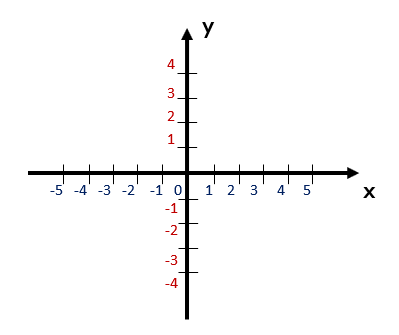
#> input picture TransformadaHough/Image/plano.png, 399 x 335 px
$ python retasHough.py   (older library calls are emulated)
#> lines starting #> are read from the running program, lines starting #| are printed output that depends on the picture; after the words box and inside, x2 and y2 are one past the last pixel; in counts of white or black regions, pixels touching at a corner belong together
import cv2
import numpy as np
import math

img = cv2.imread('Image/plano.png')
#> img is the input picture: shape (335, 399, 3); mean B, G, R 248.6, 248.5, 248.7

#Cópia da imagem para poder desenhas as retas sem alterar a imagem original
imgCopy = img.copy()

#Escala de cinza
imgGray = cv2.cvtColor(img,cv2.COLOR_BGR2GRAY)

#Filtro Gaussiano
imgGaussian = cv2.GaussianBlur(imgGray,(3,3),0)
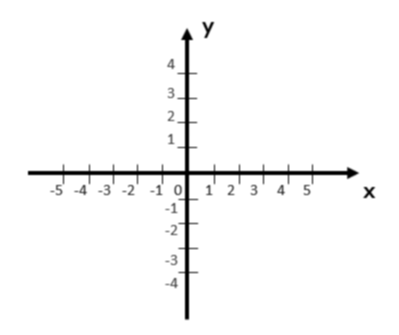
#> imgGaussian: shape (335, 399); min 0, max 255, mean 248.6

#Filtro de Sobel
imgSobelEixoX = cv2.Sobel(imgGaussian,cv2.CV_8U,1,0,ksize=5)
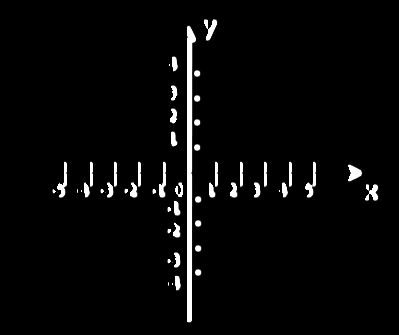
#> imgSobelEixoX: shape (335, 399); min 0, max 255, mean 8.2
imgSobelEixoY = cv2.Sobel(imgGaussian,cv2.CV_8U,0,1,ksize=5)
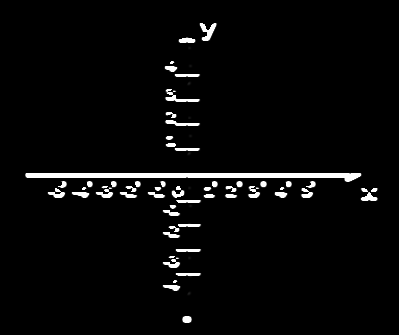
#> imgSobelEixoY: shape (335, 399); min 0, max 255, mean 8.5
imgSobel = imgSobelEixoX + imgSobelEixoY
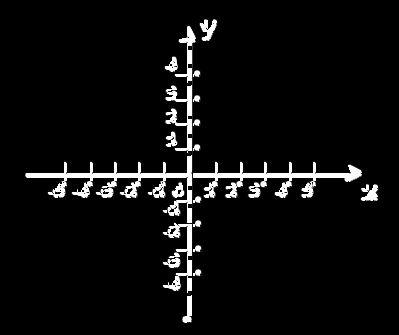
#> imgSobel: shape (335, 399); min 0, max 255, mean 13.3

#Filtro de Canny
imgCanny = cv2.Canny(img,100,200)
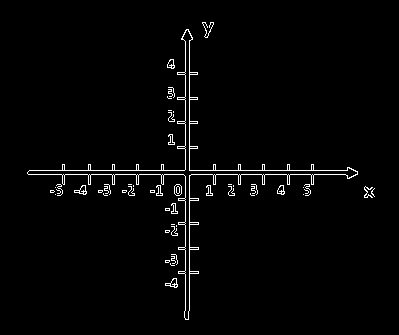
#> imgCanny: shape (335, 399); 2% white in thin lines or dots, all inside (x1, y1, x2, y2) = (27, 22, 375, 320)

#Detecção das retas
retas = cv2.HoughLines(imgCanny, 1, math.pi/180.0, 100, np.array([]), 0, 0)
#> retas = [[170, 1.57], [174, 1.57], [189, 0], [185, 0], [175, 1.55], [169, 1.59], [190, 0.0175]]

#Desenha as retas na cópia da imagem
a,b,c = retas.shape
#> a = 7; b = 1; c = 2
for i in range(a):
    rho = retas[i][0][0]
    theta = retas[i][0][1]
    a = math.cos(theta)
    b = math.sin(theta)
    x0, y0 = a*rho, b*rho
    pt1 = (int(x0+1000*(-b)), int(y0+1000*(a)))
    pt2 = (int(x0-1000*(-b)), int(y0-1000*(a)))
    # cv2.line(img, pt1, pt2, (0, 255, 0), 2, cv2.LINE_AA)
    cv2.line(imgCopy, pt1, pt2, (0, 255, 0), 2, cv2.LINE_AA)
#> this loop made 7 passes
#> (rho, theta, a, b, x0, y0, pt1, pt2) on passes 1 to 7: (170, 1.57, -4.37e-08, 1, -7.43e-06, 170, (-1000, 169), (999, 170)), (174, 1.57, -4.37e-08, 1, -7.61e-06, 174, (-1000, 173), (999, 174)), (189, 0, 1, 0, 189, 0, (189, 1000), (189, -1000)), (185, 0, 1, 0, 185, 0, (185, 1000), (185, -1000)), (175, 1.55, 0.0175, 1, 3.05, 175, (-996, 192), (1002, 157)), (169, 1.59, -0.0175, 1, -2.95, 169, (-1002, 151), (996, 186)), (190, 0.0175, 1, 0.0175, 190, 3.32, (172, 1003), (207, -996))
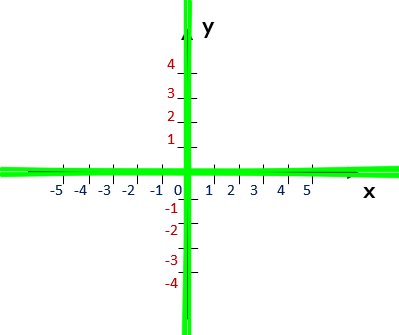
#> imgCopy: shape (335, 399, 3); 5.3% of pixels changed, all inside (x1, y1, x2, y2) = (0, 0, 399, 335)

cv2.imshow("Imagem Original / Retas encontradas", np.hstack([img, imgCopy]))
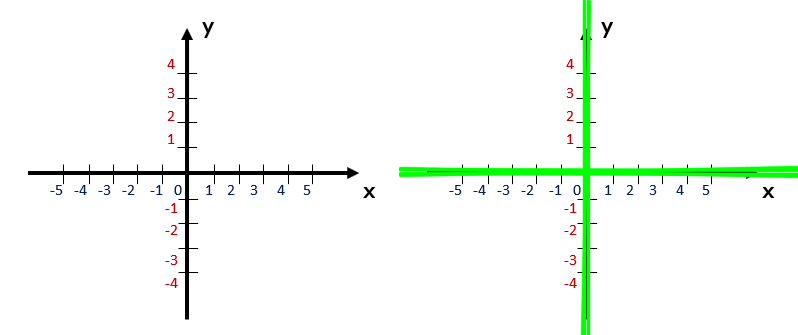
#> window 'Imagem Original / Retas encont': shape (335, 798, 3); mean B, G, R 245.5, 250.8, 245.6
cv2.waitKey(0)
cv2.destroyAllWindows()

$ run again, with TransformadaHough/Image/bola.jpg saved as TransformadaHough/Image/plano.png
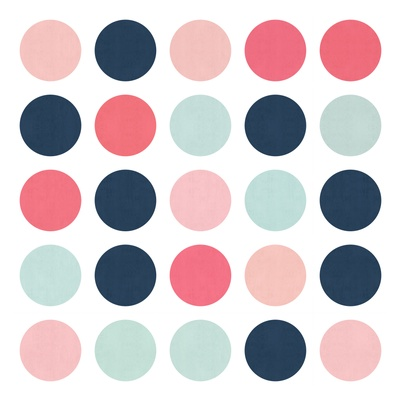
#> input picture TransformadaHough/Image/bola.jpg, 401 x 401 px
#> img is the input picture: shape (401, 401, 3); mean B, G, R 207, 202.8, 213.6
#> `imgCanny = cv2.Canny(img,100,200)`:
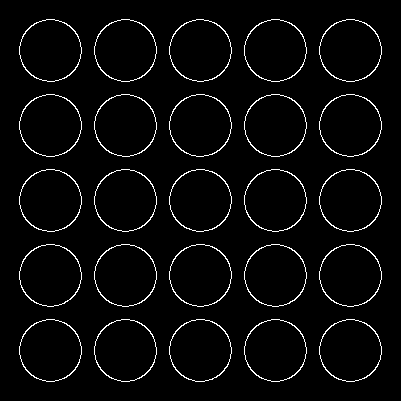
#> imgCanny: shape (401, 401); 3.5% white in thin lines or dots, all inside (x1, y1, x2, y2) = (19, 19, 382, 382)
#> retas = [[313, 0.785], [-30, 2.36], [30, 2.36], [252, 0.785]]
#> the loop `for i in range(a):` made 4 passes
#> (rho, theta, a, x0, y0, pt1, pt2) on passes 1 to 4: (313, 0.785, 0.707, 221.3, 221.3, (-485, 928), (928, -485)), (-30, 2.36, -0.707, 21.21, -21.21, (-685, -728), (728, 685)), (30, 2.36, -0.707, -21.21, 21.21, (-728, -685), (685, 728)), (252, 0.785, 0.707, 178.2, 178.2, (-528, 885), (885, -528))
#> `cv2.imshow("Imagem Original / Retas encontradas", np.hstack([img, imgC..`:
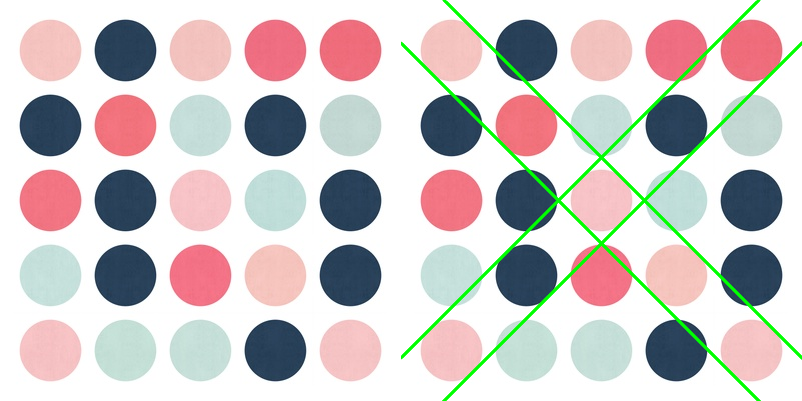
#> window 'Imagem Original / Retas encont': shape (401, 802, 3); mean B, G, R 202.7, 203.8, 209.3
